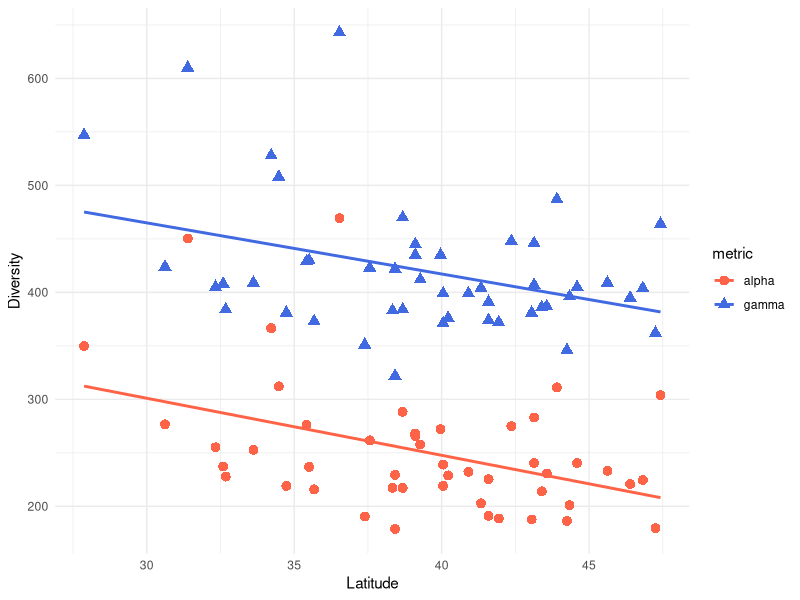

Here is the R script that generated this plot:
## ---- chunk 1
knitr::opts_chunk$set(comment = NA)
## ---- chunk 2
library(tidyverse)
db <- read_csv("../data/distances.csv") %>%
  filter(complete.cases(.)) %>% 
  select(alpha, gamma, latitude, location) %>% 
  gather(key = metric, value = diversity, alpha, gamma)
## ---- chunk 3
db
## ---- chunk 4
db %>%
  ggplot(aes(x = latitude, y = diversity, col = metric, shape = metric)) +
  geom_point(size = 3) +
  geom_smooth(method = "lm", se = FALSE) +
  theme_minimal() +
  labs(x = "Latitude", y = "Diversity") +
  scale_color_manual(values = c("alpha" = "tomato", "gamma" = "royalblue"))
## ---- chunk 5
m1 <- lm(diversity~latitude * metric, data = db)
m2 <- lm(diversity~latitude + metric, data = db)
AIC(m1,m2) # Lower AIC = better model, i.e. no slope difference

summary(m2)
